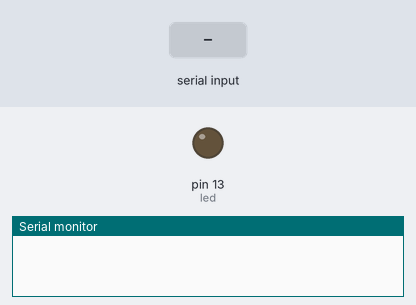
Bench run of a sketch on a simulated Arduino Mega 2560, built with avr-gcc and run on an emulated ATmega2560. Shown: output pins drawn as LEDs (lit = HIGH), the last lines printed to the serial monitor. Inputs (shaded band) come from the test bench.

Above: at 1.2 s.
1.3 s: "1" received over the second serial link
At 2.7 s:
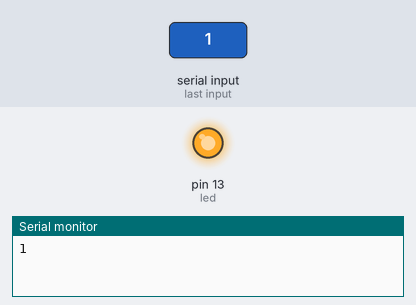
Timing chart, 0 to 4.3 s (numbered marks = the images above; inputs shaded):
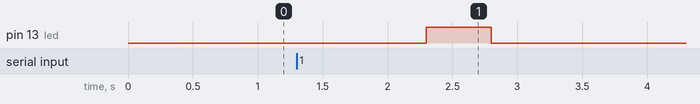

Measured:
- after the input at 1.3 s, pin 13 (led): LOW → HIGH after 1.0 s, → LOW 0.50 s later

The sketch:

REYAX_ENVIAR.ino
```cpp
#define led 13
String incomingString;

void setup() {
  // put your setup code here, to run once:
  Serial.begin(9600);
  Serial2.begin(115200);
  pinMode(led,OUTPUT);
}

void loop() {
  // put your main code here, to run repeatedly:
  if(Serial2.available()){
    incomingString = Serial2.readString();
   Serial.println(incomingString);
   digitalWrite(led,HIGH);
   delay(500);
      digitalWrite(led,LOW);
    }

}
```
